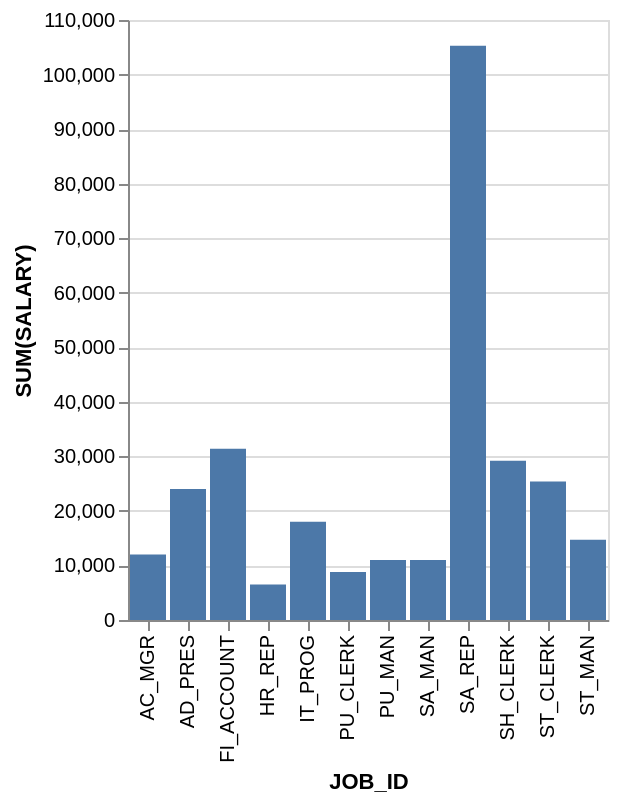

Source (Vega-Lite JSON):
### Vega-Lite specification from a JSON file in a GitHub repository (floating-point values rounded to 4 significant figures)
{"data": {"values": [{"x_data": "AC_MGR", "y_data": 12000}, {"x_data": "AD_PRES", "y_data": 24000}, {"x_data": "FI_ACCOUNT", "y_data": 31400}, {"x_data": "HR_REP", "y_data": 6500}, {"x_data": "IT_PROG", "y_data": 18000}, {"x_data": "PU_CLERK", "y_data": 8800}, {"x_data": "PU_MAN", "y_data": 11000}, {"x_data": "SA_MAN", "y_data": 11000}, {"x_data": "SA_REP", "y_data": 105300}, {"x_data": "SH_CLERK", "y_data": 29200}, {"x_data": "ST_CLERK", "y_data": 25400}, {"x_data": "ST_MAN", "y_data": 14700}]}, "mark": "bar", "encoding": {"x": {"field": "x_data", "type": "nominal", "title": "JOB_ID", "sort": "ascending"}, "y": {"field": "y_data", "type": "quantitative", "title": "SUM(SALARY)"}}}
